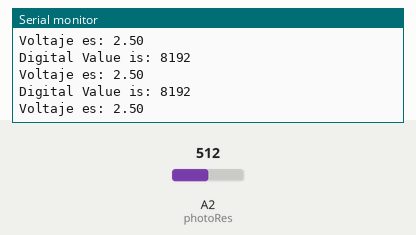
This sketch was run on a simulated Arduino Zero (SAMD21). Shown: the last lines printed to the serial monitor. The test bench sets the inputs (shaded band); at power-on: A2 (photoRes) = 512 (analog values on the 0–1023 scale).

Above: at 1.2 s.
1.3 s: A2 (photoRes) set to 716
At 1.56 s:
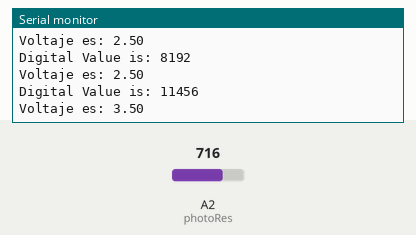
2.8 s: A2 (photoRes) set to 900
At 2.96 s:
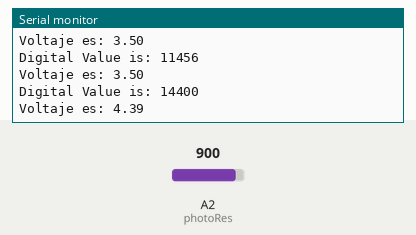
Timing chart, 0 to 5.8 s (numbered marks = the images above; inputs shaded):
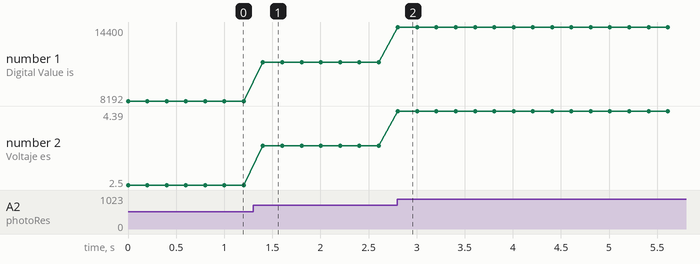

The sketch:

photoResistance.ino
```cpp
#define photoRes A2

int photoValue = 0;
float photoVoltage = 0.0;

void setup() {
  // put your setup code here, to run once:
  Serial.begin(115200);
  analogReadResolution(14);
}

void loop() {
  // put your main code here, to run repeatedly:
  photoValue = analogRead(photoRes);
  Serial.print("Digital Value is: ");
  Serial.println(photoValue);
  photoVoltage = ((photoValue * 5.0)/ 16384);
  Serial.print("Voltaje es: ");
  Serial.println(photoVoltage);
  delay(200);
}
```

Measured:
- after the input at 1.3 s, the serial monitor: prints a new line after 0.10 s (image 1)
- after the input at 2.8 s, the serial monitor: prints a new line at once (image 2)
- plotted number 1: 8192 → 11456 after the input at 1.3 s, 11456 → 14400 after the input at 2.8 s
- plotted number 2: 2.5 → 3.5 after the input at 1.3 s, 3.5 → 4.39 after the input at 2.8 s
